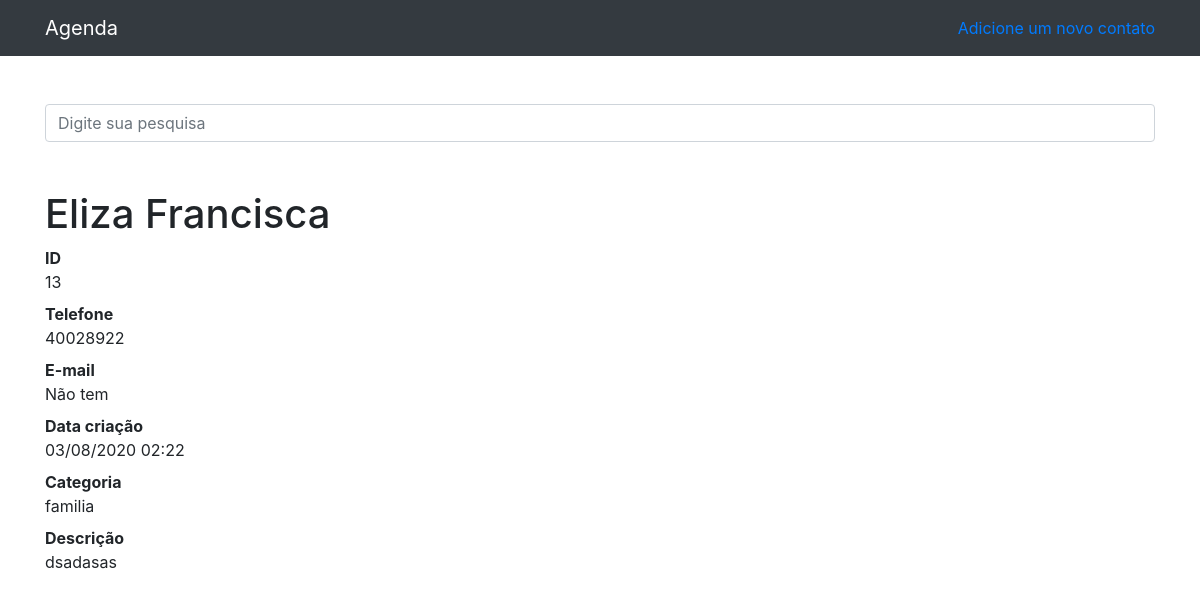
/13, run on the app's committed database.
### contatos/models.py (models this page shows)
class Contato(models.Model):
    nome = models.CharField(max_length=255)
    sobrenome = models.CharField(max_length=255, blank=True)#Blank torna o campo opcional
    telefone = models.CharField(max_length=255)
    email = models.CharField(max_length=255, blank=True)
    data_criacao = models.DateTimeField(default=timezone.now)
    descricao = models.TextField()
    categoria = models.ForeignKey(Categoria, on_delete=models.DO_NOTHING)
    mostrar = models.BooleanField(default=True)
    foto = models.ImageField(blank=True, upload_to='fotos/%Y/%m/%d')

class Categoria(models.Model):
    nome = models.CharField(max_length=255)
    def __str__(self):
        return self.nome

### contatos/views.py (the view)
# urls.py: path('<int:contato_id>', views.ver_contato, name="ver_contato"),
def ver_contato(request, contato_id):
    contato = get_object_or_404(Contato,id=contato_id)
    if not contato.mostrar:
        raise Http404()
    return render(request, 'paginas/ver_contato.html', {
        'contato': contato
    })

### contatos/templates/paginas/ver_contato.html (shortened to what this page needs)
{%extends 'base.html'%}
{%block 'conteudo'%}
<h1 class="mt-5">{{contato.nome}} {{contato.sobrenome}}</h1>
        <dl>
          <dt>ID</dt>
          <dd>{{contato.id}}</dd>
          <dt>Telefone</dt>
          <dd>{{contato.telefone}}</dd>
          <dt>E-mail</dt>
          <dd>{{contato.email}}</dd>
          <dt>Data criação</dt>
          <dd>{{contato.data_criacao|date:'d/m/Y H:s'}}</dd>
          <dt>Categoria</dt>
          <dd>{{contato.categoria}}</dd>
          <dt>Descrição</dt>
          <dd>
            {{contato.descricao}}
          </dd>
        </dl>
{%endblock%}

### data on the page
Contato: nome "Eliza", sobrenome "Francisca", id "13", telefone "40028922", email "Não tem", data_criacao "03/08/2020 02:22", categoria "familia", descricao "dsadasas"
